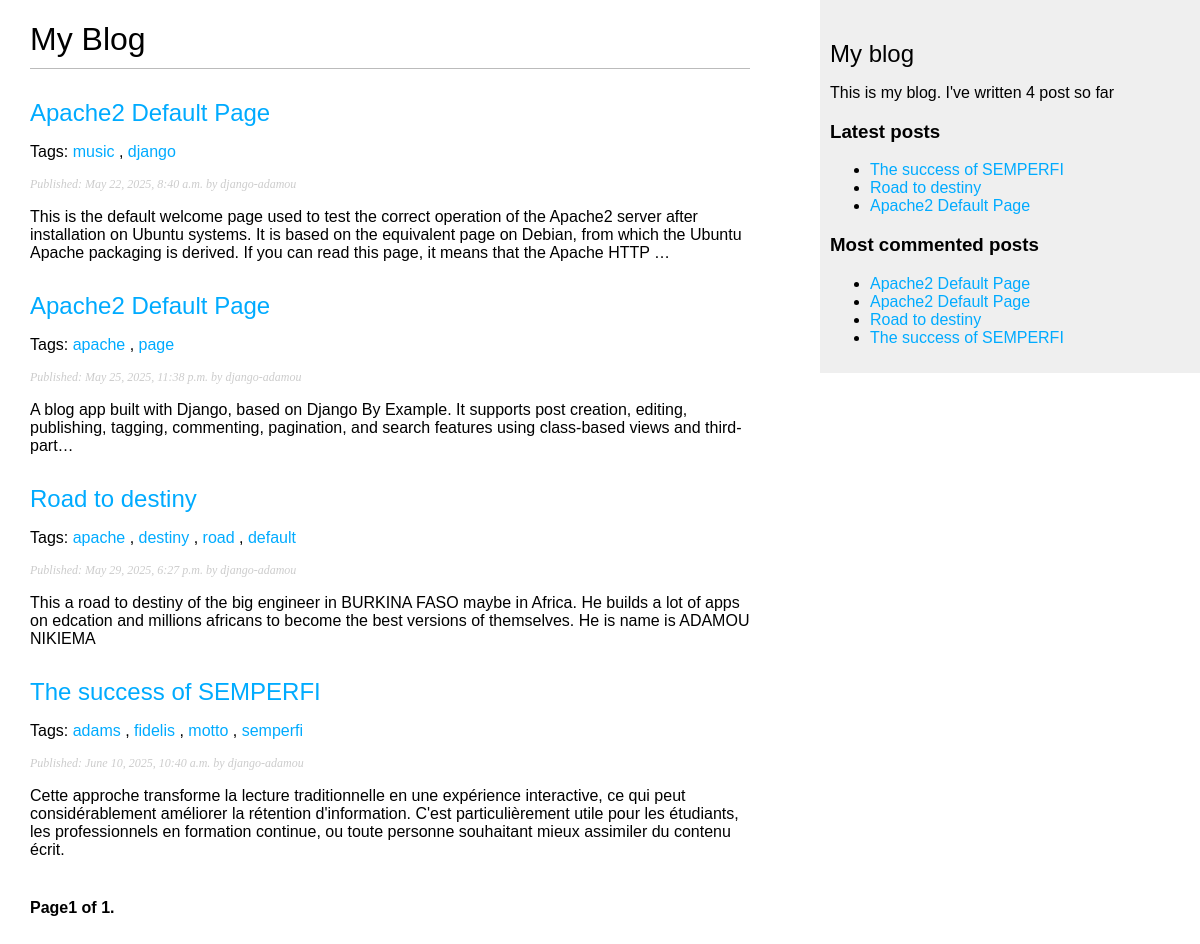
Page /blog/ on the earlier database version.
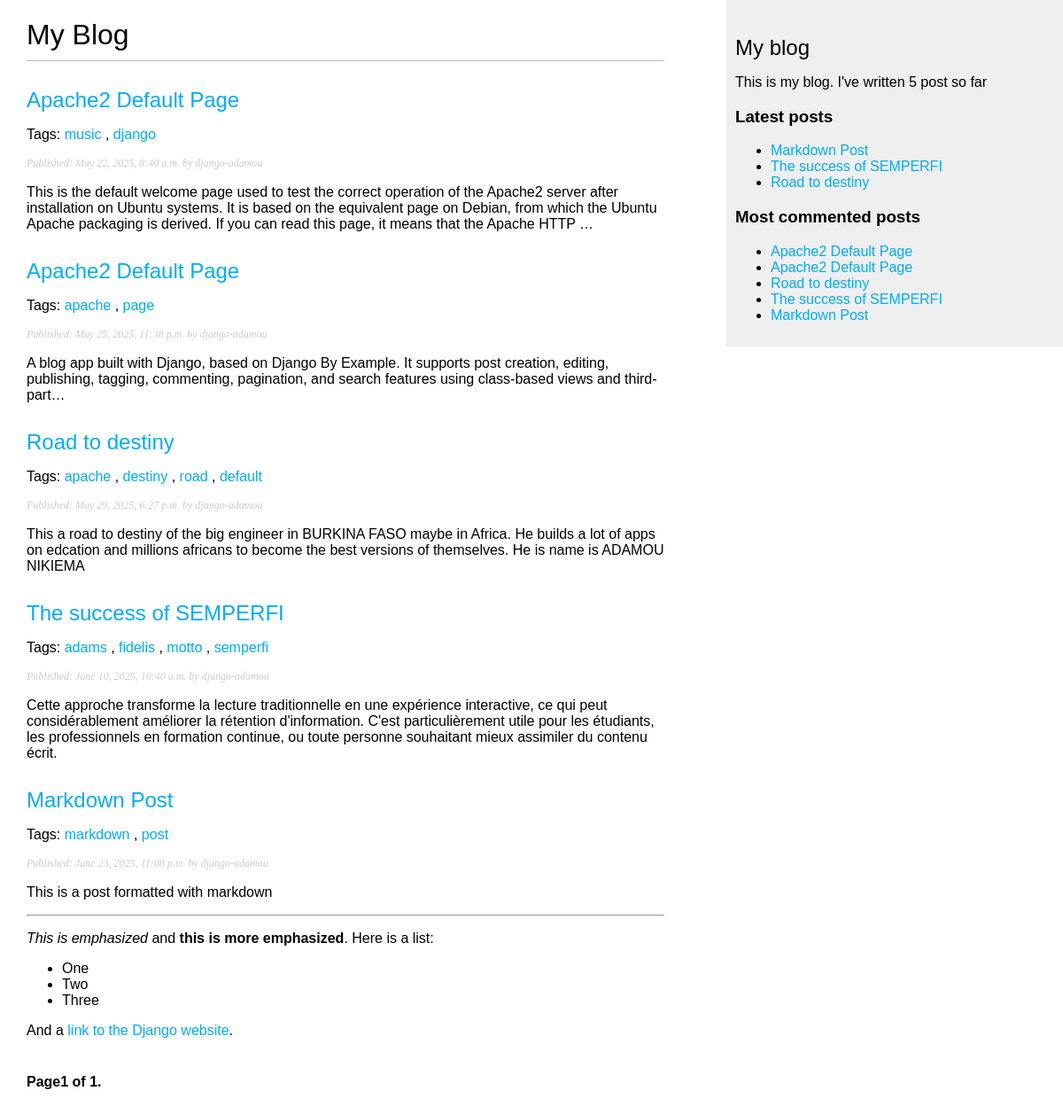
Same page on the later database version.
### blog/models.py (models this page shows, shortened)
class Post(models.Model):
    class Status(models.TextChoices):
        DRAFT = "DF", "Draft"
        PUBLISHED = "PB", "Published"
    tags = TaggableManager()
    class PublishedManager(models.Manager):
        def get_queryset(self):
            return super().get_queryset().filter(status=Post.Status.PUBLISHED)
    title = models.CharField(max_length=250)
    slug = models.SlugField(max_length=250, unique_for_date="publish")
    body = models.TextField()
    publish = models.DateTimeField(default=timezone.now)
    created = models.DateTimeField(auto_now_add=True)
    updated = models.DateTimeField(auto_now=True)
    status = models.CharField(max_length=2, choices=Status, default=Status.PUBLISHED)
    author = models.ForeignKey(
        settings.AUTH_USER_MODEL, on_delete=models.CASCADE, related_name="blog_post"
    )
    objects = models.Manager
    published = PublishedManager()
    class Meta:
        ordering: ["-publish"]
        indexes: [models.Index(fields=["-publish"])]
    def get_absolute_url(self):
        return reverse(
            "blog:post_detail",
            args=[self.publish.year, self.publish.month, self.publish.day, self.slug],
        )

### blog/views.py (the view)
# urls.py: path("", views.post_list, name="post_list"),
def post_list(request, tag_slug=None):
    post_list = Post.published.all()
    tag = None
    if tag_slug:
        tag = get_object_or_404(Tag, slug=tag_slug)
        post_list = post_list.filter(tags__in=[tag])
    paginator = Paginator(post_list, 5)
    page_number = request.GET.get("page", 1)
    try:
        posts = paginator.page(page_number)
    except PageNotAnInteger:
        posts = paginator.page(1)
    except EmptyPage:
        posts = paginator.page(paginator.num_pages)
    return render(request, "blog/post/list.html", {"posts": posts, "tag": tag})

### blog/templatetags/blog_tags.py (called while the page is built)
@register.simple_tag
def total_posts():
    return Post.published.count()

@register.inclusion_tag('blog/post/latest_posts.html')
def show_latest_posts(count=5):
    latest_posts = Post.published.order_by('-publish')[:count]
    return {'latest_posts': latest_posts}

@register.simple_tag
def get_most_commented_posts(count=5):
    return Post.published.annotate(total_comments=Count("comments")).order_by('-total_comments')[:count]

@register.filter(name="markdown")
def markdown_format(text):
    return mark_safe(markdown.markdown(text))

### blog/templates/blog/post/list.html (shortened to what this page needs)
{% extends "blog/base.html" %}
{% load blog_tags %}
{% block content %}
<h1>My Blog</h1>
{% for post in posts %}
<h2>
    <a href="{{ post.get_absolute_url }}">{{post.title}}</a>
</h2>
<p class="tags">
    Tags:
        {% for tag in post.tags.all %}
            <a href="{% url 'blog:post_list_by_tag' tag.slug %}">
                {{ tag.name}}
            </a>
            {% if not forloop.last %},
            {% endif %}
        {% endfor %}
</p>
<p class="date">Published: {{post.publish}} by {{post.author}}</p>
{{post.body|markdown|truncatewords_html:50}}
{% endfor %}
{% include "pagination.html" with page=posts %}
{% endblock %}

### blog/templates/blog/base.html (shortened to what this page needs)
{% load blog_tags %}
{% load static %}
<!DOCTYPE html>
<html lang="en">
<head>
    <link href="{% static 'css/blog.css' %}" rel="stylesheet">
</head>
<body>
    <div id="content">
        {% block content%}{% endblock %}
    </div>
    <div id="sidebar">
        <h2>My blog</h2>
        <p>This is my blog. I've written {% total_posts %} post so far</p>
        <h3>
            Latest posts
        </h3>
        {% show_latest_posts 3 %}
        <h3>Most commented posts</h3>
        {%  get_most_commented_posts as most_commented_posts %}
        <ul>
            {% for post in most_commented_posts %}
                <li>
                    <a href="{{post.get_absolute_url }}">{{post.title}}</a>
                </li>
            {% endfor %}
        </ul>
    </div>
</body>
</html>

### blog/templates/blog/post/latest_posts.html
<ul>
    {% for post in latest_posts %}
        <li>
            <a href="{{ post.get_absolute_url }}">
                {{post.title}}
            </a>
        </li>
    {% endfor %}
</ul>

Differences in the rows shown:
no longer on one of the page's lists (row unchanged): Post: title "Apache2 Default Page"
added Post: title "Markdown Post", publish "June 23, 2025, 11:08 p.m.", author "django-adamou", body "This is a post formatted with markdown This is emphasized and this is more emphasized . Here is a list: One Two Three And a link to the Django website ."
added Tag: name "markdown", shown under "Markdown Post"
added Tag: name "post", shown under "Markdown Post"
Other differences:
text no longer shown: "4"
text now shown: "5"
